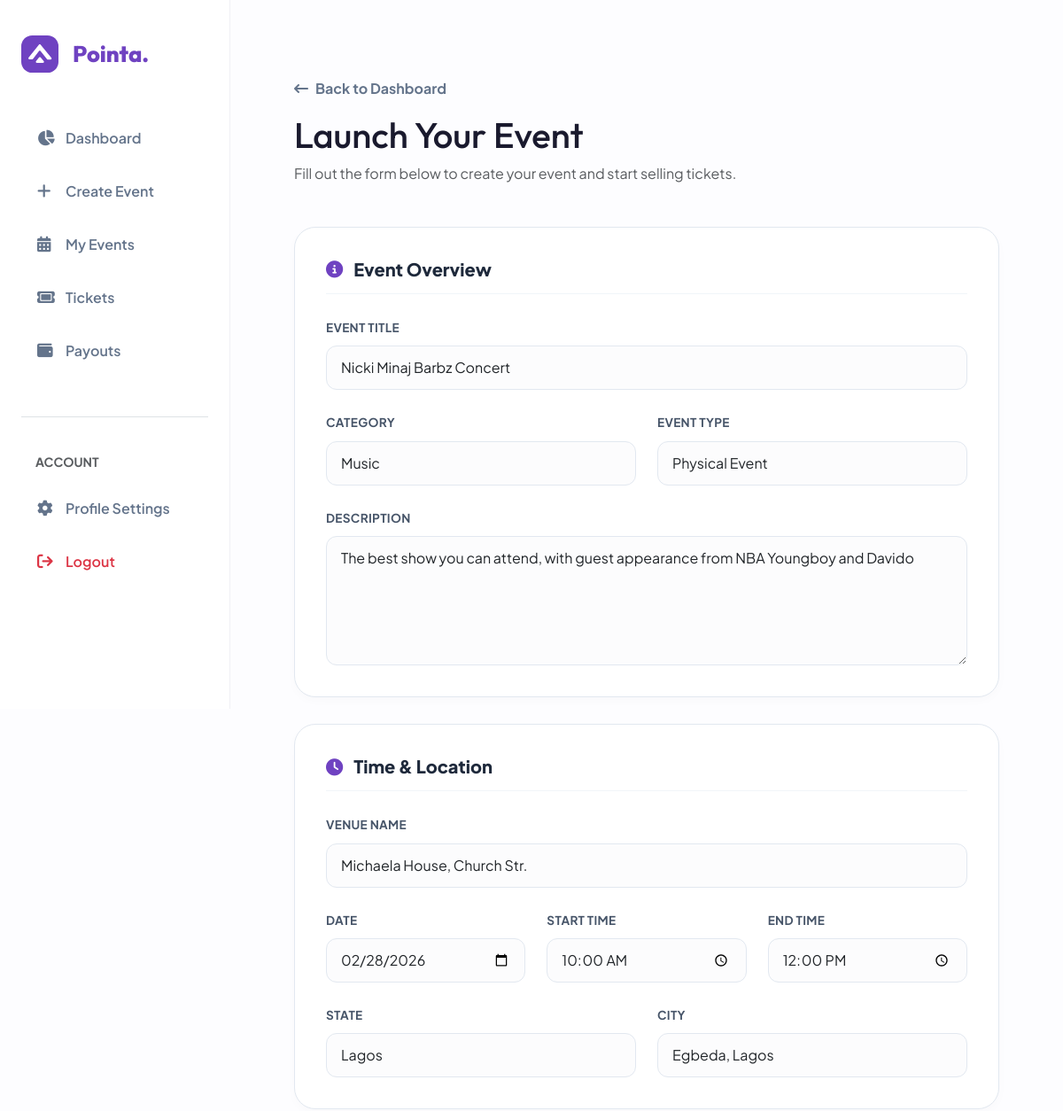
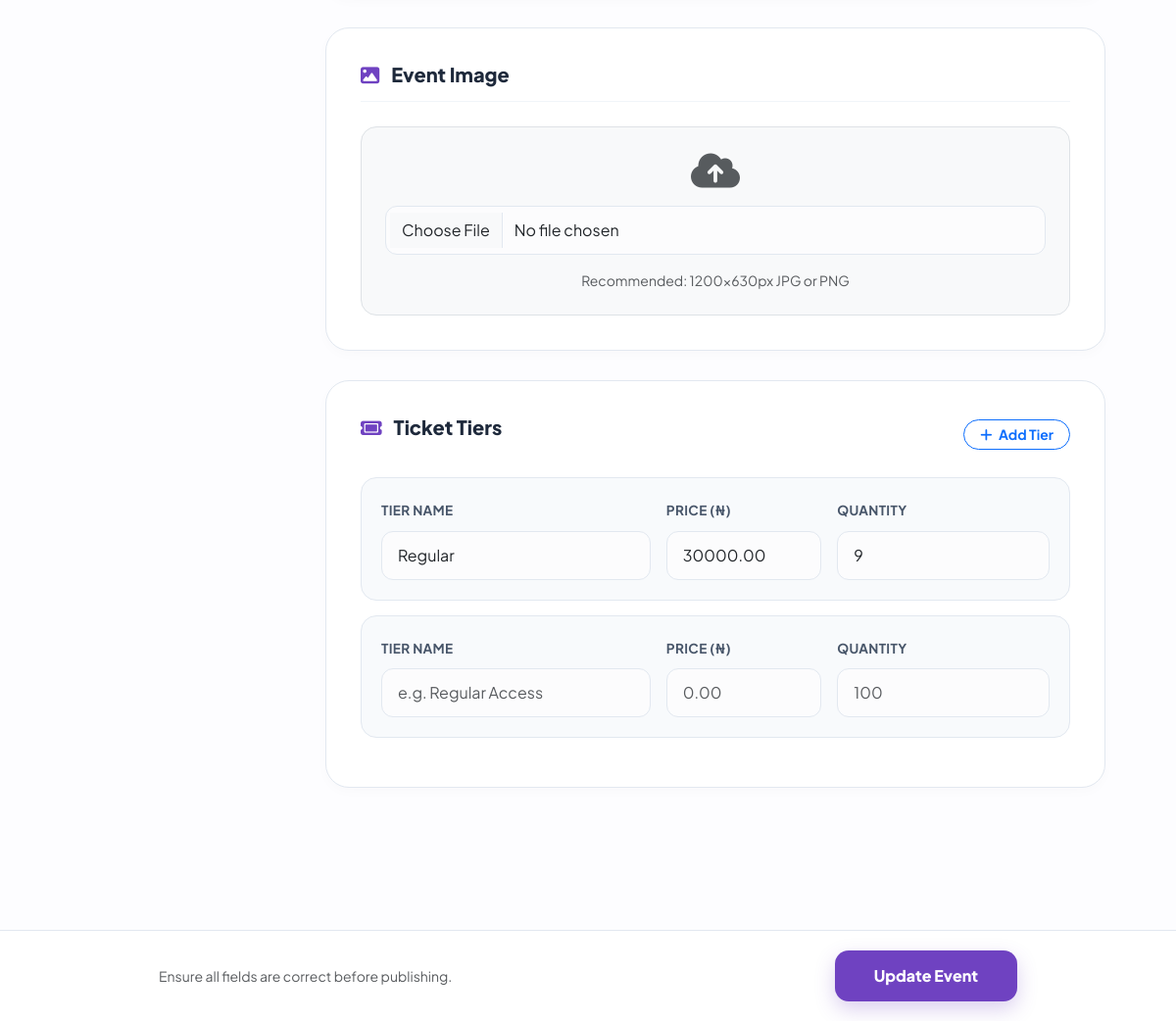
Page /edit/3/ (signed in) on the committed database (2 pictures, top to bottom).
### events/models.py (models this page shows, shortened)
class Event(models.Model):
    organizer = models.ForeignKey(
        Organizer,
        on_delete=models.CASCADE,
        related_name="events"
    )
    category = models.ForeignKey(
        Category,
        on_delete=models.SET_NULL,
        null=True,
        related_name="events"
    )
    title = models.CharField(max_length=200)
    description = models.TextField(blank=True)
    date = models.DateField()
    start_time = models.TimeField(default=datetime.time(9, 0))  # 09:00 AM
    end_time = models.TimeField(default=datetime.time(17, 0))  # 05:00 PM
    venue = models.CharField(max_length=255, blank=True)
    STATE_CHOICES = [
        ("lagos", "Lagos"),
        ("abuja", "Abuja (FCT)"),
    ]
    state = models.CharField(
        max_length=20,
        choices=STATE_CHOICES
    )
    city = models.CharField(max_length=100, blank=True)
    image = models.ImageField(
        upload_to="events/",
        blank=True,
        null=True
    )
    STATUS_CHOICES = [
        ("active", "Active"),
        ("cancelled", "Cancelled"),
        ("completed", "Completed"),
    ]
    status = models.CharField(
        max_length=10,
        choices=STATUS_CHOICES,
        default="active"
    )
    EVENT_TYPE_CHOICES = [
    ("physical", "Physical Event"),
    ("online", "Online Event"),
    ("hybrid", "Hybrid Event"),
    ]
    event_type = models.CharField(
        max_length=10,
        choices=EVENT_TYPE_CHOICES,
        default="physical"
    )
    created_at = models.DateTimeField(auto_now_add=True)
    class Meta:
        ordering = ["-created_at"]

### events/views.py (the view)
# urls.py: path('edit/<int:pk>/', views.edit_event, name='edit_event'),
def edit_event(request, pk):
    try:
        org = request.user.organizer
    except Organizer.DoesNotExist:
        return redirect('organizer_login')
    event = get_object_or_404(Event, pk=pk, organizer=org)
    if request.method == "POST":
        form = EventForm(request.POST, request.FILES, instance=event)
        ticket_formset = TicketFormSet(request.POST, instance=event)
        if form.is_valid() and ticket_formset.is_valid():
            form.save()
            ticket_formset.save()
            messages.success(request, "Event updated successfully.")
            return redirect("my_events")
    else:
        form = EventForm(instance=event)
        ticket_formset = TicketFormSet(instance=event)
    return render(request, "events/edit_event.html", {
        "form": form,
        "ticket_formset": ticket_formset
    })

### events/models.py (called while the page is built)
    def __str__(self):
        return self.name

### events/templates/events/edit_event.html (shortened to what this page needs)
{%extends 'events/org_dashboard.html'%}
{%block content%}
<div class="container py-5" style="max-width: 900px;">
    <div class="mb-5">
        <a href="{%url 'org_dashboard'%}" class="back-link mb-3"><i class="fa-solid fa-arrow-left-long"></i> Back to Dashboard</a>
        <h1 class="fw-800" style="font-family: 'Outfit';">Launch Your Event</h1>
        <p class="text-muted">Fill out the form below to create your event and start selling tickets.</p>
    </div>
    <form method="POST" enctype="multipart/form-data">
        <div class="form-card">
            <div class="section-header"><i class="fa-solid fa-circle-info"></i><h5>Event Overview</h5></div>
            <div class="mb-4">
                <label class="form-label">Event Title</label>
                {{ form.title }}
            </div>
            <div class="row">
                <div class="col-md-6 mb-4"><label class="form-label">Category</label>{{ form.category }}</div>
                <div class="col-md-6 mb-4"><label class="form-label">Event Type</label>{{ form.event_type }}</div>
            </div>
            <div class="mb-0"><label class="form-label">Description</label>{{ form.description }}</div>
        </div>
        <div class="form-card">
            <div class="section-header"><i class="fa-solid fa-clock"></i><h5>Time & Location</h5></div>
            <div class="mb-4"><label class="form-label">Venue Name</label>{{ form.venue }}</div>
            <div class="row">
                <div class="col-md-4 mb-4"><label class="form-label">Date</label>{{ form.date }}</div>
                <div class="col-md-4 mb-4"><label class="form-label">Start Time</label>{{ form.start_time }}</div>
                <div class="col-md-4 mb-4"><label class="form-label">End Time</label>{{ form.end_time }}</div>
            </div>
            <div class="row">
                <div class="col-md-6 mb-0"><label class="form-label">State</label>{{ form.state }}</div>
                <div class="col-md-6 mb-0"><label class="form-label">City</label>{{ form.city }}</div>
            </div>
        </div>
        <div class="form-card text-center">
            <div class="section-header text-start"><i class="fa-solid fa-image"></i><h5>Event Image</h5></div>
            <div class="py-4 border rounded-4 bg-light">
                <i class="fa-solid fa-cloud-arrow-up display-6 text-muted mb-3 d-block"></i>
                <div class="px-4">{{ form.image }}</div>
                <p class="small text-muted mt-3 mb-0 px-2">Recommended: 1200x630px JPG or PNG</p>
            </div>
        </div>
        <div class="form-card">
            <div class="d-flex justify-content-between align-items-center mb-4">
                <div class="section-header border-0 mb-0"><i class="fa-solid fa-ticket"></i><h5>Ticket Tiers</h5></div>
                <button type="button" class="btn btn-sm btn-outline-primary fw-bold px-3 rounded-pill" id="add-ticket">
                    <i class="fa-solid fa-plus me-1"></i> Add Tier
                </button>
            </div>
            <div id="ticket-list">
                {% for t_form in ticket_formset %}
                <div class="ticket-item">
                    <div class="row g-3">
                        <div class="col-md-5">
                            <label class="form-label small">Tier Name</label>
                            {{ t_form.name }}
                        </div>
                        <div class="col-md-3">
                            <label class="form-label small">Price (₦)</label>
                            {{ t_form.price }}
                        </div>
                        <div class="col-md-4">
                            <label class="form-label small">Quantity</label>
                            {{ t_form.quantity_available }}
                        </div>
                    </div>
                </div>
                {% endfor %}
            </div>
        </div>
        <div class="footer-bar">
            <div class="container d-flex justify-content-between align-items-center" style="max-width: 900px;">
                <span class="text-muted small d-none d-md-block">Ensure all fields are correct before publishing.</span>
                <button type="submit" class="btn btn-launch">Update Event</button>
            </div>
        </div>
    </form>
</div>
{%endblock content%}

### rows in the picture
Event: title "Nicki Minaj Barbz Concert", category "Music", event_type "Physical Event", description "The best show you can attend, with guest appearance from NBA Youngboy and Davido", venue "Michaela House, Church Str.", date "02/28/2026", start_time "10:00:00", end_time "12:00:00", state "Lagos", city "Egbeda, Lagos"
